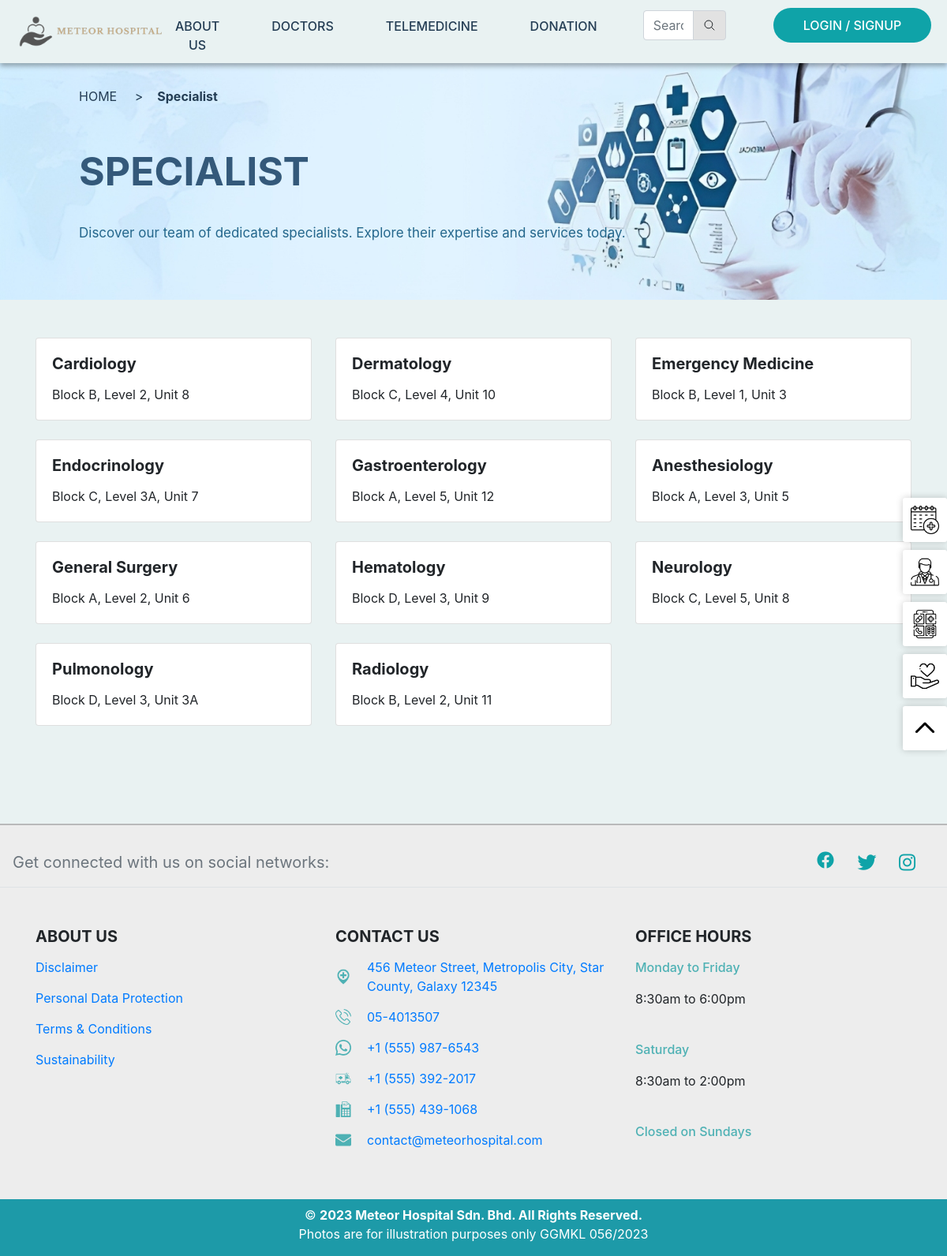
The app's page /specialist.php with its own data.
### tables this page shows
CREATE TABLE `specialties` (
  `specialtyID` int(11) NOT NULL,
  `specialtyName` varchar(60) NOT NULL,
  `location` varchar(30) NOT NULL
);

### specialist.php (the view, shortened to what this page needs)
<?php
include('navigation-login.php');
include('floating-menu.php');
include('header.php');
include('connection.php');
$sql = "SELECT * FROM specialties";
$result = $mysqli->query($sql);
?>
<body>
    <div class="banner-specialist">
        <div class="breadcrumb-div">
            <p>
                <a href="index_patient.html">HOME</a> &nbsp;&nbsp;&nbsp; > &nbsp;&nbsp;&nbsp;<span class="selected-page">Specialist</span>
            </p>
        </div>
        <div class="banner-text">
            <p class="page-title">SPECIALIST</p>
            <p class="page-text">Discover our team of dedicated specialists. Explore their expertise and services today.</p>
        </div>
    </div>
    <br><br>
    <div class="container mt-12">
        <div class="row">
            <?php
            if ($result === false) {
                echo "Error: " . $conn->error;
            } elseif ($result->num_rows > 0) {
                while ($row = $result->fetch_assoc()) {
                    ?>
                    <div class="col-lg-4 col-md-6 mb-4">
                        <div class="card">
                            <div class="card-body">
                                <h5 class="card-title"><?php echo $row['specialtyName']; ?></h5>
                                <p class="card-text"><?php echo $row['location']; ?></p>
                            </div>
                        </div>
                    </div>
                    <?php
                }
            } else {
                echo "No specialists found in the database.";
            }
            ?>
        </div>
    </div>
</body>
<?php
include('footer.php');
?>

### navigation-login.php (shortened to what this page needs)
<nav class="navbar navbar-expand-lg logo header nav scrolled" id="home">
    <a href="index.php"><img src="images/meteor_logo.png"></a>
    <div class="collapse navbar-collapse navigation" id="navbarNav">
        <ul class="navbar-nav ml-auto">
            <li class="nav-item dropdown">
                <a class="nav-link navbar-hover" href="index_patient.php">ABOUT US</a>
            </li>
            <li class="nav-item">
                <a class="nav-link navbar-hover" href="find_doctors.php">DOCTORS</a>
            </li>
            <li class="nav-item">
                <a class="nav-link navbar-hover" href="telemedicine.php">TELEMEDICINE</a>
            </li>
            <li class="nav-item">
                <a class="nav-link navbar-hover" href="donation.php">DONATION</a>
            </li>
            <form class="navbar-form navbar-right nav-item" role="search">
                <div class="input-group">
                    <input type="text" class="form-control" placeholder="Search">
                    <button type="submit" class="btn btn-default search-button">
                        <ion-icon name="search-outline"></ion-icon>
                    </button>
                </div>
            </form>
            <li class="nav-item-login">
                <a href="login.php" class="nav-link-login">
                    <button class="capsule-button">
                        LOGIN / SIGNUP
                    </button>
                </a>
            </li>
        </ul>
    </div>
</nav>

### floating-menu.php (shortened to what this page needs)
<div class="rightNav"><ul>
    <li>
        <a href="make-appointment.php" target="_blank">
            <span class="s1">
                <img class="icon" title="" src="images/make-appointment-icon.png" title="" alt="">
            </span>
            <span class="s2">Make Appointment</span>
        </a>
    </li>
    <li>
        <a href="find_doctors.php" target="_blank">
            <span class="s1">
                <img class="icon" title="" src="images/find-doctor-icon.png" title="" alt="">
            </span>
            <span class="s2">Find Doctor</span>
        </a>
    </li>
    <li>
        <a href="telemedicine.php" target="_blank">
            <span class="s1">
                <img class="icon" title="" src="images/telemedicine-icon.png" title="" alt="">
            </span>
            <span class="s2">Telemedicine</span>
        </a>
    </li>
    <li>
        <a href="donation.php" target="_blank">
            <span class="s1">
                <img class="icon" title="" src="images/donation-icon.png" title="" alt="">
            </span>
            <span class="s2">Donation</span>
        </a>
    </li>
    <li>
        <a href="#home" target="_blank">
            <span class="s1">
                <img class="icon" title="" src="images/up-icon.png" title="" alt="">
            </span>
        </a>
    </li>
</div>

### header.php (shortened to what this page needs)
<!DOCTYPE html>
<html lang="en">
<head>
    <link href="https://cdn.jsdelivr.net/npm/bootstrap@5.0.2/dist/css/bootstrap.min.css" rel="stylesheet">
    <link rel="stylesheet" href="https://maxcdn.bootstrapcdn.com/bootstrap/4.5.2/css/bootstrap.min.css">
    <link rel="stylesheet" href="https://cdnjs.cloudflare.com/ajax/libs/font-awesome/5.15.3/css/all.min.css">
    <link rel="stylesheet" href="index.css">
    <link rel="stylesheet" href="main.css">
    <link rel="stylesheet" href="patient.css">
    <link rel="stylesheet" type="text/css" href="https://cdn.datatables.net/1.11.5/css/jquery.dataTables.css">
</head>
<body>

### footer.php (shortened to what this page needs)
<footer class="text-start text-lg-start footer">
    <hr>
    <section class="d-flex justify-content-center justify-content-sm-between p-3 border-bottom">
        <div class="me-5 d-block">
            <span class="text-muted fs-5">Get connected with us on social networks:</span>
        </div>
        <div class="social-icons">
            <a href="#" class="me-4">
                <ion-icon name="logo-facebook"></ion-icon>
            </a>
            <a href="#" class="me-4">
                <i class="fab fa-twitter"></i>
            </a>
            <a href="#" class="me-4">
                <i class="fab fa-instagram"></i>
            </a>
        </div>
    </section>
    <div class="container footer-details">
        <div class="row">
            <div class="col-lg-4">
                <h5 class="text-uppercase">ABOUT US</h5>
                <ul class="list-unstyled mb-0 about-us-col-footer">
                    <li><a href="#">Disclaimer</a></li>
                    <li><a href="#">Personal Data Protection</a></li>
                    <li><a href="#">Terms & Conditions</a></li>
                    <li><a href="#">Sustainability</a></li>
                </ul>
            </div>
            <div class="col-lg-4 contact-us-col-footer">
                <h5 class="text-uppercase">CONTACT US</h5>
                <div class="details">
                    <img src="images/location.png" alt="Location">
                    <a href="https://maps.app.goo.gl/9yTrMWqABCEvAyYt8">456 Meteor Street, Metropolis City, Star County, Galaxy 12345</a>
                </div>
                <div class="details">
                    <img src="images/phone.png" alt="Main Line" title="Main Line">
                    <a href="#">05-4013507</a>
                </div>
                <div class="details">
                    <img src="images/whatsapp.png" alt="Whatsapp" title="Whatsapp">
                    <a href="#">+1 (555) 987-6543</a>
                </div>
                <div class="details">
                    <img src="images/emergency.png" alt="Emergency" title="Emergency Line">
                    <a href="#">+1 (555) 392-2017</a>
                </div>
                <div class="details">
                    <img src="images/fax.png" alt="Fax" title="Fax">
                    <a href="#">+1 (555) 439-1068</a>
                </div>
                <div class="details">
                    <img src="images/email.png" alt="Email" title="Email">
                    <a href="mailto:contact@meteorhospital.com">contact@meteorhospital.com</a>
                </div>
            </div>
            <div class="col-lg-4">
                <h5 class="text-uppercase">OFFICE HOURS</h5>
                <p class="day">Monday to Friday</p>
                    <p>8:30am to 6:00pm</p>
                    <br>
                <p class="day">Saturday</p>
                    <p>8:30am to 2:00pm</p>
                    <br>
                <p class="day">Closed on Sundays</p>
            </div>
        </div>
    </div>
    <div class="container-fluid">
        <div class="row">
            <div class="col-12 text-center pt-2 pb-0 mt-5"  style="background-color: #1d9aa8;">
                <p class="fw-normal fs-6 mb-0" style="color: white;">
                    &copy; <b>2023 Meteor Hospital Sdn. Bhd. All Rights Reserved.</b>
                </p>
                <p class="fw-normal fs-6" style="color: white;">
                    Photos are for illustration purposes only GGMKL 056/2023
                </p>
            </div>
        </div>
    </div>
</footer>
    </body>
</html>

### index.css (style rules this page uses)
body { background-color: #e9f2f2; }
.breadcrumb-div { width: 100%; padding: 30px; padding-left: 100px; }
.breadcrumb-div p a, .breadcrumb-div p { font-size:16px; text-decoration:none; color:#243d54; }
.selected-page { font-weight: 700; }
.banner-text { width: 100%; padding-left: 100px; }
.page-title { font-size: 50px; font-weight: 700; color: #34597a; }
.page-text { font-size: 17px; padding-top:12px; color: #23668b; }
.banner-specialist { margin-left: auto; margin-right: auto; width: 100%; height: 300px; background-image: url("images/banner-specialist.png"); background-size: cover; background-position: center; }

### main.css (style rules this page uses)
.nav { position: sticky; top: 0; z-index: 9999; background-color: #ffffff; padding: 0; width: 100%; height: 80px; transition: box-shadow 0.4s ease; }
.nav.scrolled { box-shadow: 0 4px 6px rgba(0, 0, 0, 0.3); }
.logo { margin-right: 10px; margin-left: 0px; padding: 50px; }
.logo img { max-width: 100%; max-height: 50px; padding-left: 20px; }
.header { background-color: #e9f2f2; padding: 0px; display: flex; align-items: center;; }
.navigation { list-style: none; text-align: center; }
.nav-item { position: relative; display: inline-block; margin-right: 50px; justify-content: center; align-items: center; padding-top: 15px; padding-bottom: 5px; }
.nav-item a { color: #243D54; font-weight: 500; }
.nav-item-login { display: inline-block; margin-right: 20px; margin-left: 10px; justify-content: center; align-items: center; color: white; }
.capsule-button { display: inline-block; margin-top: 12px; padding-top: 10px; padding-bottom: 10px; background-color: #0FA3A8; color: #fff; font-weight: 500; border-radius: 60px; text-decoration: none; text-align: center; justify-content: center; width: 200px; transition: background-color 0.3s; border: none; }
.capsule-button { color: white; font-weight: 500; }
.search-button { background-color: #e2e2e2; border: 1px solid #ced4da; }
.navbar-hover { position: relative; text-decoration: none; }
.navbar-hover::after { content: ''; width: 0; height: 3px; background: #0fa3a8; position: absolute; bottom: 0; left: 50%; transform: translateX(-50%); transition: width 0.5s; }
.rightNav { position: sticky; top: 0; float: right; z-index: 1001; }
.rightNav ul { list-style: none; padding: 0; margin: 0; position: fixed; right: 0; top: 50%; transform: translateY(-50%); }
.rightNav li { margin-bottom: 10px; background: #fff; box-shadow: 0px 0px 10px rgba(0, 0, 0, 0.2); border-radius: 3px; width: 56px; height: 56px; text-align: center; line-height: 56px; position: relative; }
.rightNav li a { display: block; text-decoration: none; position: relative; }
.rightNav li .s1 img { width: 100%; height: 100%; display: block; padding: 10px; }
.social-icons a i, .social-icons a ion-icon { color: #0FA3A8; font-size: 24px; }
.social-icons a { text-decoration: none; }
.footer-details { padding-top: 50px; }
.details img { width: 20px; height: 20px; }
.details { margin-bottom: 15px; display: flex; align-items: center; }
.details a { padding-left: 10px; margin-left: 10px; }
.contact-us-col-footer { margin-right: 0px; }
.about-us-col-footer li { margin-bottom: 15px; }
.col-lg-4 h5 { margin-bottom: 15px; font-weight: 700; }
.day { font-weight: 500; color: #4EB1B4; }
.footer { background-color: #ededed; margin-top: 100px; }

### patient.css (style rules this page uses)
.card p { margin-top: 10px; margin-bottom: 10px; }
.card { height: 100%; }

### records on screen
specialties: specialtyName "Cardiology", location "Block B, Level 2, Unit 8"
specialties: specialtyName "Dermatology", location "Block C, Level 4, Unit 10"
specialties: specialtyName "Emergency Medicine", location "Block B, Level 1, Unit 3"
specialties: specialtyName "Endocrinology", location "Block C, Level 3A, Unit 7"
specialties: specialtyName "Gastroenterology", location "Block A, Level 5, Unit 12"
specialties: specialtyName "Anesthesiology", location "Block A, Level 3, Unit 5"
specialties: specialtyName "General Surgery", location "Block A, Level 2, Unit 6"
specialties: specialtyName "Hematology", location "Block D, Level 3, Unit 9"
specialties: specialtyName "Neurology", location "Block C, Level 5, Unit 8"
specialties: specialtyName "Pulmonology", location "Block D, Level 3, Unit 3A"
specialties: specialtyName "Radiology", location "Block B, Level 2, Unit 11"
